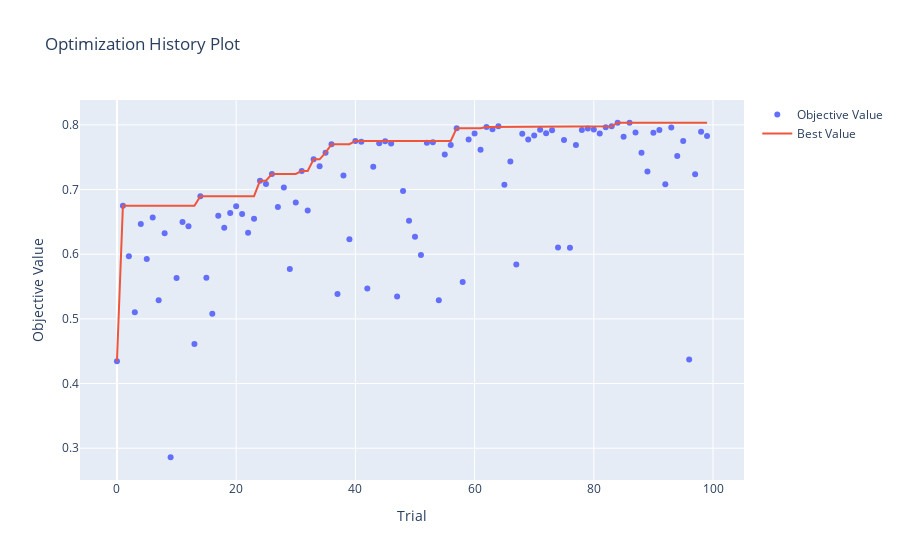

The cell this chart's notebook holds for it:
### Markdown cell above
# Plot The Visualization History for the Optuna Full Mode

### Code cell
fig2 = optuna.visualization.plot_optimization_history(study)
fig2.write_html("optimization_history_full.html")
fig2.show()
